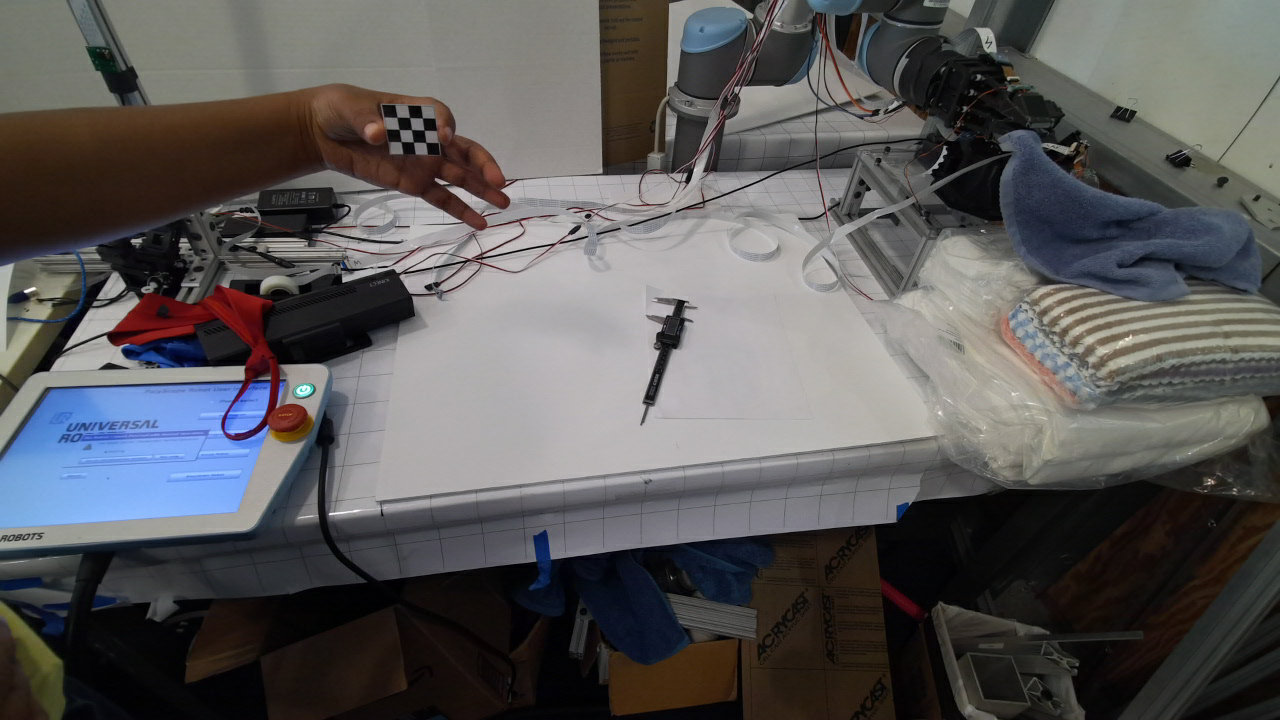
#> input picture perception/kinect/data/intrinsic_test/color_0.png, 1280 x 720 px; its folder holds only this picture in this run
$ python test_5x5.py
#> lines starting #> are read from the running program, lines starting #| are printed output that depends on the picture; after the words box and inside, x2 and y2 are one past the last pixel; in counts of white or black regions, pixels touching at a corner belong together; long printed decimals are rounded
import numpy as np
import cv2 as cv
import glob
# termination criteria
criteria = (cv.TERM_CRITERIA_EPS + cv.TERM_CRITERIA_MAX_ITER, 30, 0.001)
# prepare object points, like (0,0,0), (1,0,0), (2,0,0) ....,(6,5,0)
objp = np.zeros((3*3,3), np.float32)
objp[:,:2] = np.mgrid[0:3,0:3].T.reshape(-1,2)
# Arrays to store object points and image points from all the images.
objpoints = [] # 3d point in real world space
imgpoints = [] # 2d points in image plane.
images = glob.glob('data/intrinsic_test/*.png')
for fname in images:
    img = cv.imread(fname)
#> img is the input picture: shape (720, 1280, 3); mean B, G, R 88.1, 87.8, 89.2
    gray = cv.cvtColor(img, cv.COLOR_BGR2GRAY)
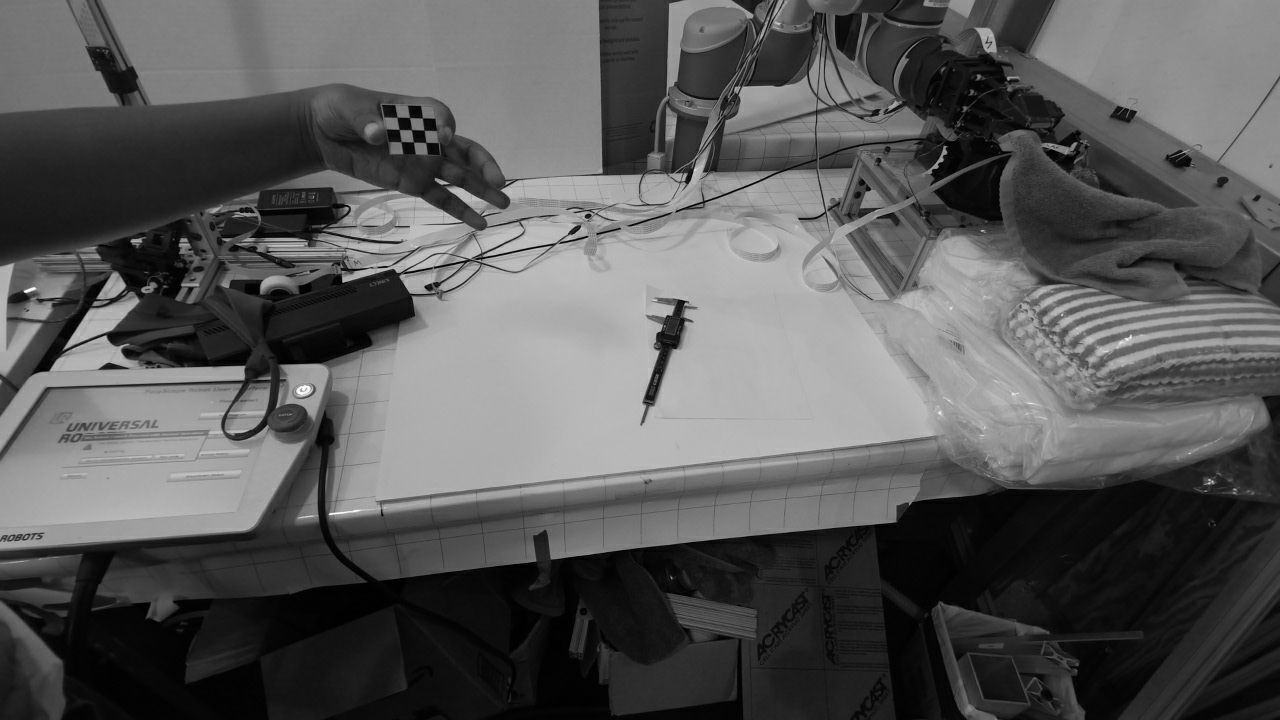
#> gray: shape (720, 1280); min 0, max 254, mean 88.2
    # Find the chess board corners
    ret, corners = cv.findChessboardCorners(gray, (3,3), None)
#> ret = True; corners = [[397, 117.2], [409.4, 117.6], [422.4, 117.9], [399, 129.5], [411.5, 129.7], [424.1, 130.2], [401, 141.7], [413.4, 142], [425.7, 142.5]]
    # If found, add object points, image points (after refining them)
    if ret == True:
        objpoints.append(objp)
        corners2 = cv.cornerSubPix(gray,corners, (3,3), (-1,-1), criteria)
#> corners2 = [[397, 117.3], [409.5, 117.6], [422.4, 117.9], [399, 129.4], [411.4, 129.6], [424.1, 130.2], [401, 141.6], [413.4, 142.1], [425.7, 142.5]]
        imgpoints.append(corners)
        # Draw and display the corners
        cv.drawChessboardCorners(img, (3,3), corners2, ret)
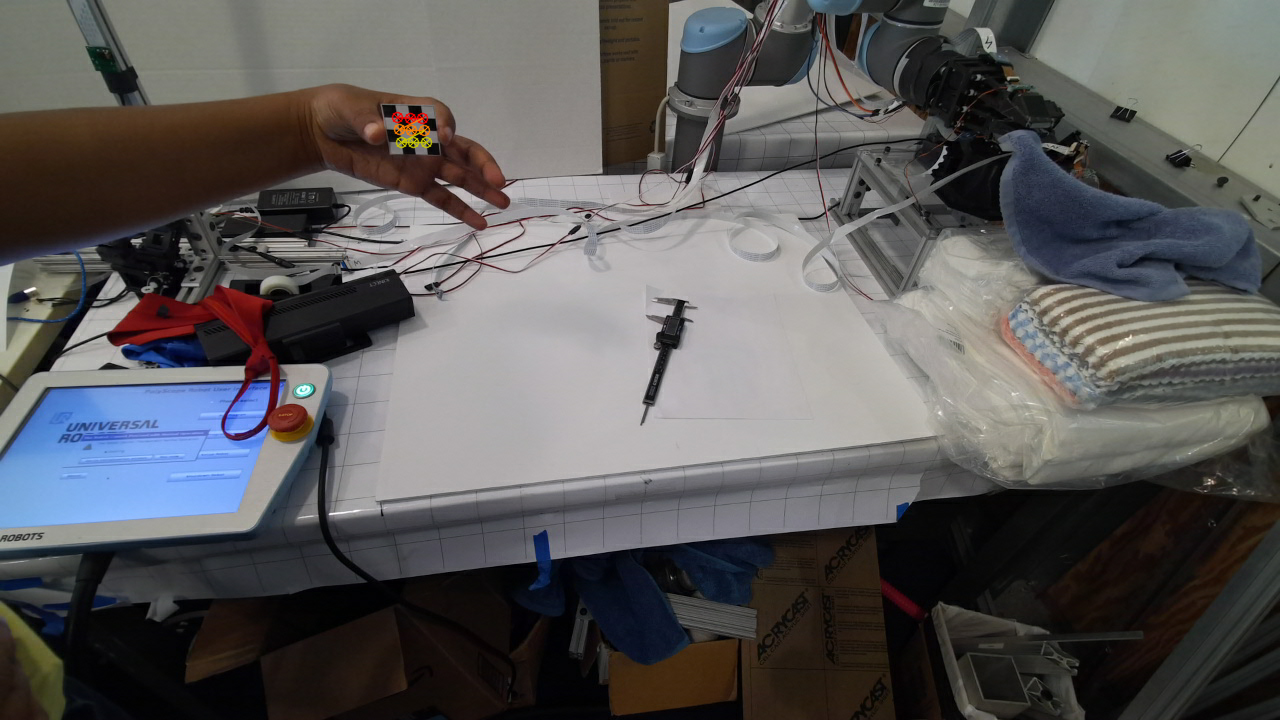
#> img: shape (720, 1280, 3); 0.12% of pixels changed, all inside (x1, y1, x2, y2) = (391, 111, 433, 149)
        cv.imshow('img', img)
        cv.waitKey(0)
cv.destroyAllWindows()

ret, mtx, dist, rvecs, tvecs = cv.calibrateCamera(objpoints, imgpoints, gray.shape[::-1], None, None)
#> ret = 0.0961; mtx = [[767.3, 0, 654.1], [0, 770.6, 378.9], [0, 0, 1]]; dist = [[-0.303, -1.02, 0.0401, -0.08, 2.5]]; rvecs = ([0.597, 0.335, 0.102],); tvecs = ([-16.82, -18.75, 49.27],)
print(mtx, dist)
#| [[767.316    0.         654.057]
#|  [  0.         770.582 378.922]
#|  [  0.           0.           1.        ]] [[-0.3033 -1.022  0.04006 -0.07996   2.503]]

$ run again, on perception/kinect/data/intrinsic_test/color_4.png
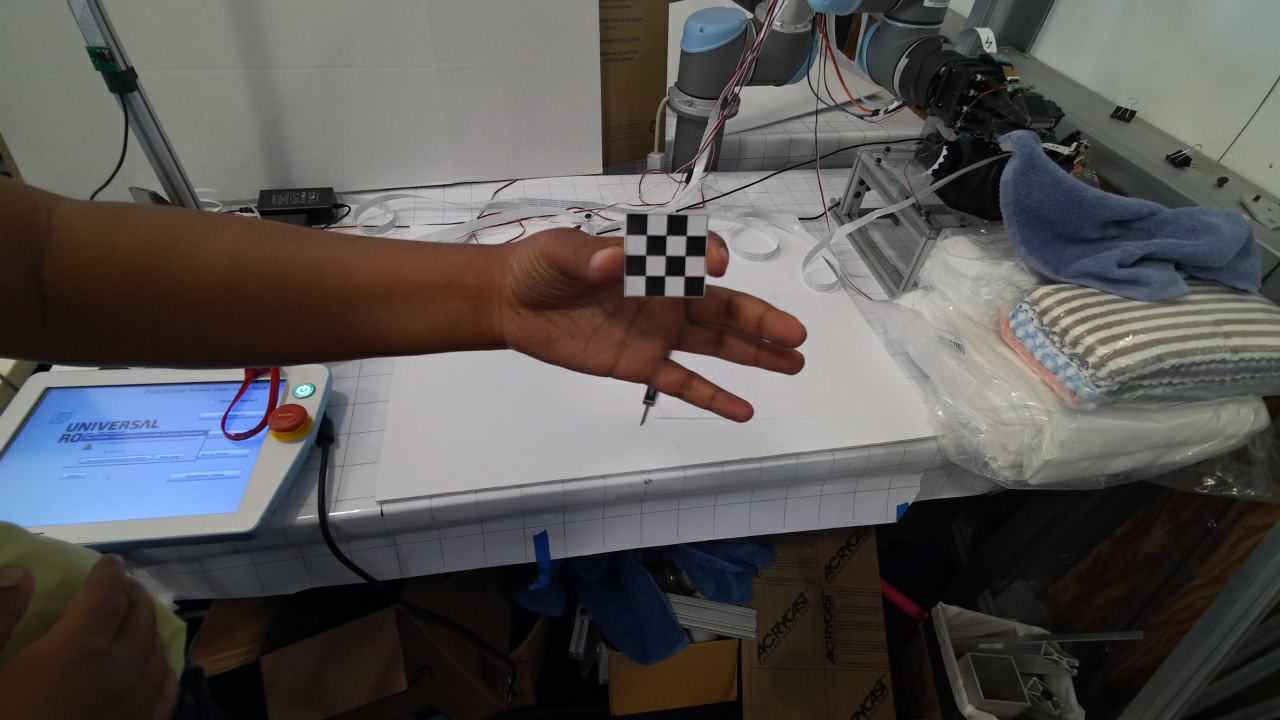
#> input picture perception/kinect/data/intrinsic_test/color_4.png, 1280 x 720 px
#> img is the input picture: shape (720, 1280, 3); mean B, G, R 84.5, 85.3, 88.2
#> `gray = cv.cvtColor(img, cv.COLOR_BGR2GRAY)`:
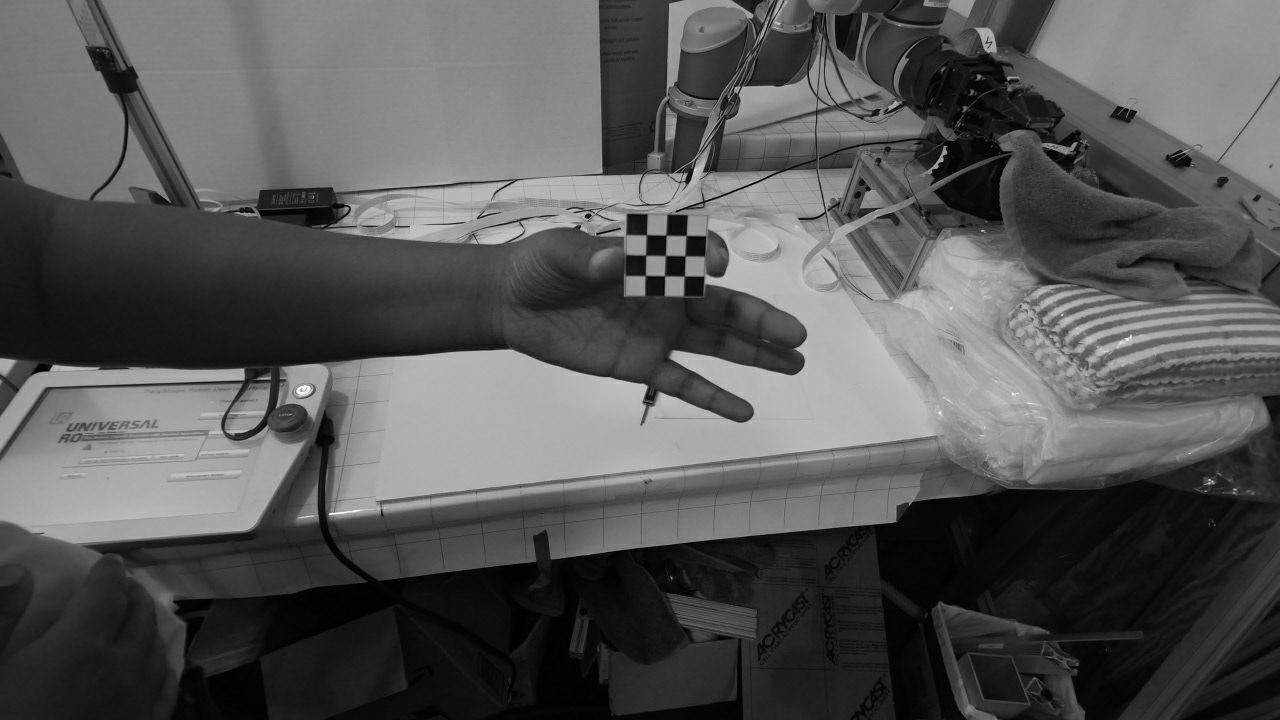
#> gray: shape (720, 1280); min 0, max 254, mean 86.1
#> `ret, corners = cv.findChessboardCorners(gray, (3,3), None)`: ret = True; corners = [[646.3, 234.9], [666, 235.3], [686, 235.5], [645.6, 255.3], [665.4, 255.4], [684.9, 256], [645.3, 275.5], [664.5, 276], [684.2, 275.9]]
#> corners2 = [[646.4, 234.8], [666, 235.2], [686.2, 235.5], [645.6, 255.2], [665.4, 255.5], [685, 255.8], [645.3, 275.5], [664.5, 275.8], [684.3, 276]]
#> `cv.drawChessboardCorners(img, (3,3), corners2, ret)`:
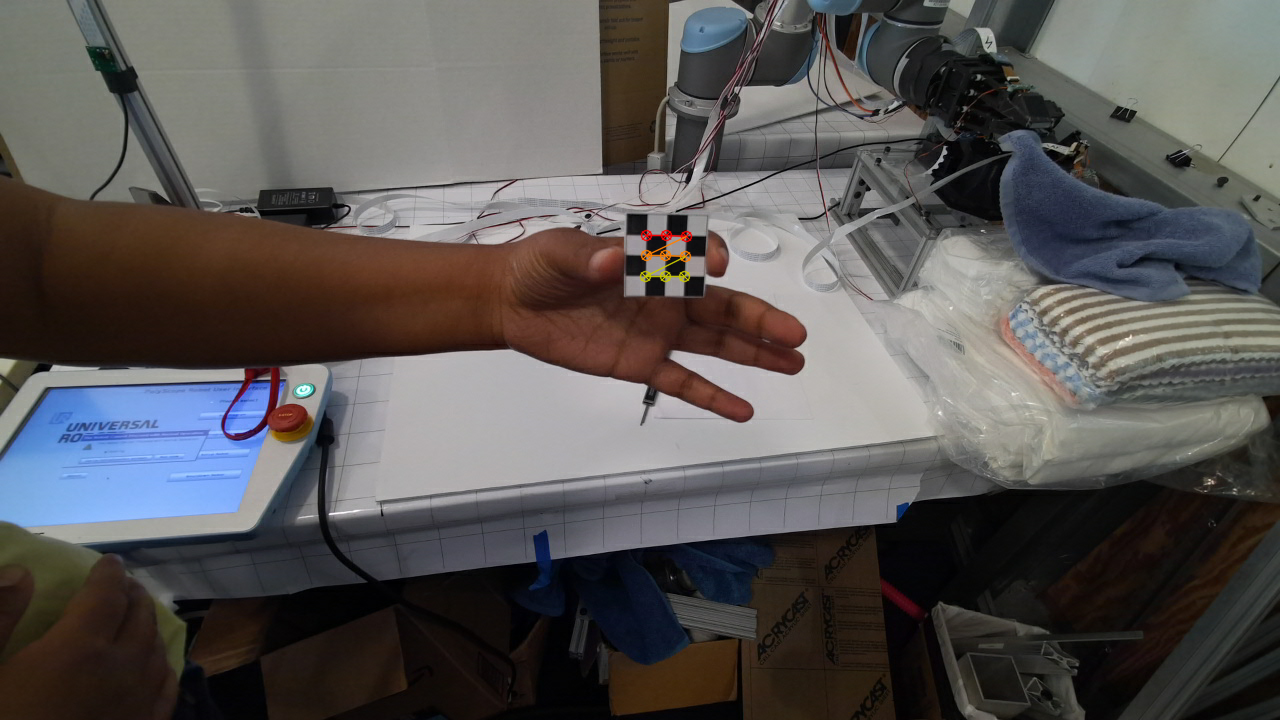
#> img: shape (720, 1280, 3); 0.15% of pixels changed, all inside (x1, y1, x2, y2) = (639, 229, 693, 283)
#> `ret, mtx, dist, rvecs, tvecs = cv.calibrateCamera(objpoints, imgpoints..`: ret = 0.103; mtx = [[597.7, 0, 639.4], [0, 656.9, 361.7], [0, 0, 1]]; dist = [[2.58, -37.05, 0.167, 0.0141, 244.3]]; rvecs = ([0.336, -0.0074, 0.0191],); tvecs = ([0.333, -6.05, 30.07],)
#| [[597.654    0.         639.388]
#|  [  0.         656.943 361.660]
#|  [  0.           0.           1.        ]] [[ 2.58313086e+00 -3.70536081e+01  1.67292430e-01  1.40686453e-02
#|    2.44295289e+02]]
